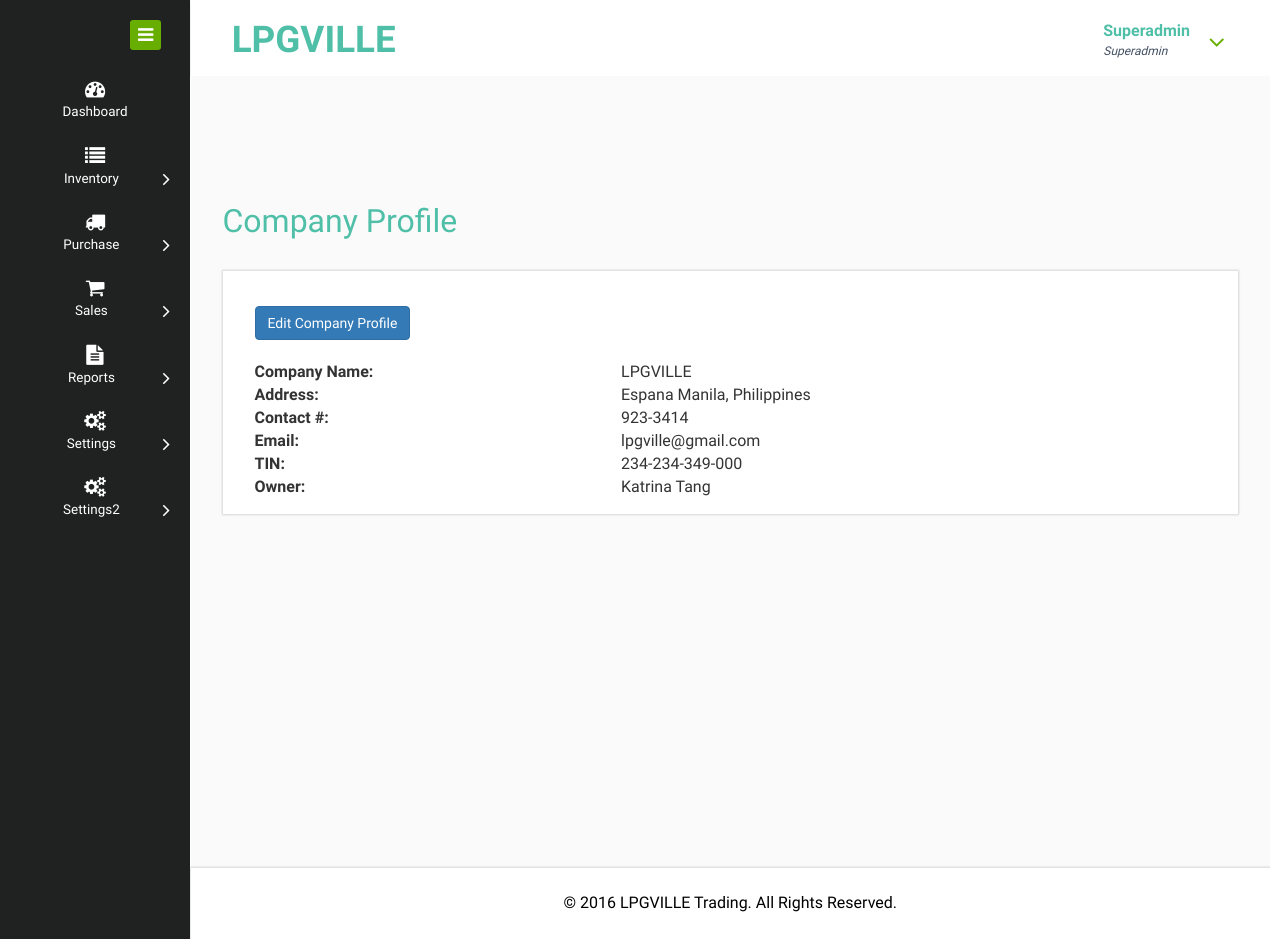
/admin/company_profile.php (signed in), run on the app's committed database.
### tables this page shows
CREATE TABLE `user` (
  `UserID` varchar(20) NOT NULL,
  `Username` varchar(50) NOT NULL,
  `Password` varchar(15) NOT NULL,
  `Role` varchar(15) NOT NULL,
  `UserStatus` varchar(10) NOT NULL,
  `DateAdded` date NOT NULL,
  `UserDelete` int(5) NOT NULL
);

CREATE TABLE `user_info` (
  `UserID` varchar(20) NOT NULL,
  `Fullname` varchar(100) NOT NULL,
  `Contact` varchar(50) NOT NULL,
  `Email` varchar(150) NOT NULL,
  `Address` varchar(150) NOT NULL
);

CREATE TABLE `business_profile` (
  `ID` int(5) NOT NULL,
  `BusinessName` varchar(100) NOT NULL,
  `BusinessAddress` varchar(100) NOT NULL,
  `BusinessContact` varchar(30) NOT NULL,
  `BusinessEmail` varchar(50) NOT NULL,
  `BusinessOwner` varchar(70) NOT NULL,
  `TIN` varchar(50) NOT NULL,
  `ORNumber` varchar(50) NOT NULL
);

CREATE TABLE `cms` (
  `ID` int(11) NOT NULL,
  `footer` varchar(200) NOT NULL,
  `about` text NOT NULL,
  `contact_text` varchar(255) NOT NULL,
  `contact_address` varchar(200) NOT NULL,
  `slider1` varchar(200) NOT NULL,
  `slider2` varchar(200) NOT NULL,
  `home_title1` varchar(200) NOT NULL,
  `home_title2` varchar(200) NOT NULL,
  `home_title3` varchar(200) NOT NULL,
  `home_text1` varchar(125) NOT NULL,
  `home_text2` varchar(125) NOT NULL,
  `home_text3` varchar(125) NOT NULL
);

### admin/session.php (called while the page is built, shortened)
<?php
$user = $conn->query("SELECT u.Username, u.Password, u.Role, u.UserStatus, u.DateAdded,
		ui.Fullname, ui.Contact, ui.Email, ui.Address,
		ua.Inventory, ua.PO, ua.Orders, ua.Reports, ua.Settings
		FROM user AS u
		INNER JOIN user_info AS ui ON u.UserID=ui.UserID
		INNER JOIN user_access AS ua ON u.UserID=ua.UserID
		AND u.UserID='$_SESSION[userid]'");
$urow = $user->fetch_assoc();
?>

### admin/company_profile.php (the view, shortened to what this page needs)
<?php
require('../connection.php');
require('session.php');
?>
<!DOCTYPE HTML>
<html>
  <?php
  require('head.php');
  ?>
<body>
<div class="page-container">
<div class="left-content">
<div class="mother-grid-inner">
	<?php
	require('header.php');
	?>
	<?php
	$table = $conn->query("SELECT * FROM business_profile");
  $obj = $table->fetch_assoc();
	?>
<div class="inner-block">
<div class="blank">
<h2>Company Profile</h2>
<div class="grid_3 grid_4">
<div class="page-header">
<a class="btn btn-primary" href="edit_companyprofile.php">Edit Company Profile</a>
</div>
<div class="bs-example">
<?php
  if($table->num_rows > 0) {
    echo '
    <table style="width: 100%;">
    <tr>
      <th>Company Name:</th>
      <td>' .$obj['BusinessName']. '</td>
    </tr>
    <tr>
      <th>Address:</th>
      <td>' .$obj['BusinessAddress']. '</td>
    </tr>
    <tr>
      <th>Contact #:</th>
      <td>' .$obj['BusinessContact']. '</td>
    </tr>
    <tr>
      <th>Email:</th>
      <td>' .$obj['BusinessEmail']. '</td>
    </tr>
    <tr>
      <th>TIN:</th>
      <td>' .$obj['TIN']. '</td>
    </tr>
    <tr>
      <th>Owner:</th>
      <td>' .$obj['BusinessOwner']. '</td>
    </tr>
    </table>
    ';
  }
  else {
    echo 'No company profile record available.';
  }
  ?>
</div>
</div>
</div>
</div>
<?php
require('footer.php');
?>
</div>
</div>
	<?php
	require('navigation.php');
	?>
</div>
</body>
</html>

### admin/header.php (shortened to what this page needs)
<div class="header-main">
<div class="header-left">
<div class="logo-name">
<a href="dashboard.php"> <h1>LPGVILLE</h1>
</a>
</div>
<div class="clearfix"> </div>
</div>
<div class="header-right">
<div class="profile_details">
<ul>
    <li class="dropdown profile_details_drop">
        <a href="#" class="dropdown-toggle" data-toggle="dropdown" aria-expanded="false">
        <div class="profile_img">
        <div class="user-name">
       <?php
        echo '<p>' .$urow['Fullname']. '</p>';
        echo '<span>' .$_SESSION['role']. '</span>';
        ?>
        </div>
        <i class="fa fa-angle-down lnr"></i>
        <div class="clearfix"></div>
        </div>
        </a>
                                    </li>
                                </ul>
                            </div>
                            <div class="clearfix"> </div>
                        </div>
                     <div class="clearfix"> </div>
                </div>

### admin/footer.php
 <?php
 	require('../connection.php');
   $cms = $conn->query("SELECT * FROM cms WHERE ID=1");
   $cmsrow = $cms->fetch_assoc();
   ?>
<div class="copyrights">
 <?php
                   echo
                   '
                   <p>© ' .$cmsrow['footer']. '</p>
                   ';
                   ?>
</div>

### data on the page
user: user_info.Fullname "Superadmin"
business_profile: BusinessName "LPGVILLE", BusinessAddress "Espana Manila, Philippines", BusinessContact "923-3414", BusinessEmail "lpgville@gmail.com", TIN "234-234-349-000", BusinessOwner "Katrina Tang"
cms: footer "2016 LPGVILLE Trading. All Rights Reserved."

### other printed values
$_SESSION['role'] "Superadmin"
